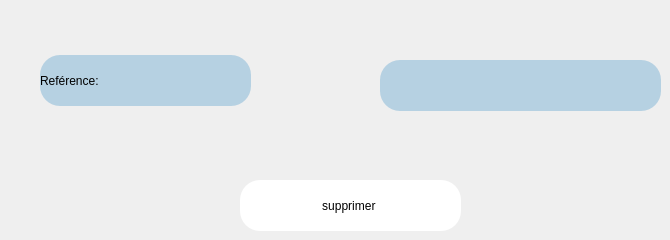
      <widget class="QWidget" name="suppression_reference">
       <widget class="QLabel" name="label_29">
        <property name="geometry">
         <rect>
          <x>40</x>
          <y>55</y>
          <width>211</width>
          <height>51</height>
         </rect>
        </property>
        <property name="styleSheet">
         <string notr="true">font: 12pt &quot;Palatino Linotype&quot;;
background-color: rgb(182, 209, 226);
border-radius:20px;</string>
        </property>
        <property name="text">
         <string>Reférence:</string>
        </property>
       </widget>
       <widget class="QLineEdit" name="ref_suppression">
        <property name="geometry">
         <rect>
          <x>380</x>
          <y>60</y>
          <width>281</width>
          <height>51</height>
         </rect>
        </property>
        <property name="styleSheet">
         <string notr="true">font: 12pt &quot;Palatino Linotype&quot;;
background-color: rgb(182, 209, 226);
border-radius:20px;</string>
        </property>
       </widget>
       <widget class="QPushButton" name="suppremier_ref">
        <property name="geometry">
         <rect>
          <x>240</x>
          <y>180</y>
          <width>221</width>
          <height>51</height>
         </rect>
        </property>
        <property name="styleSheet">
         <string notr="true">border-radius:20px;
font: 75 12pt &quot;Palatino Linotype&quot;;
background-color: rgb(255, 255, 255);
color: rgb(0, 0, 0);</string>
        </property>
        <property name="text">
         <string>supprimer </string>
        </property>
       </widget>
      </widget>
